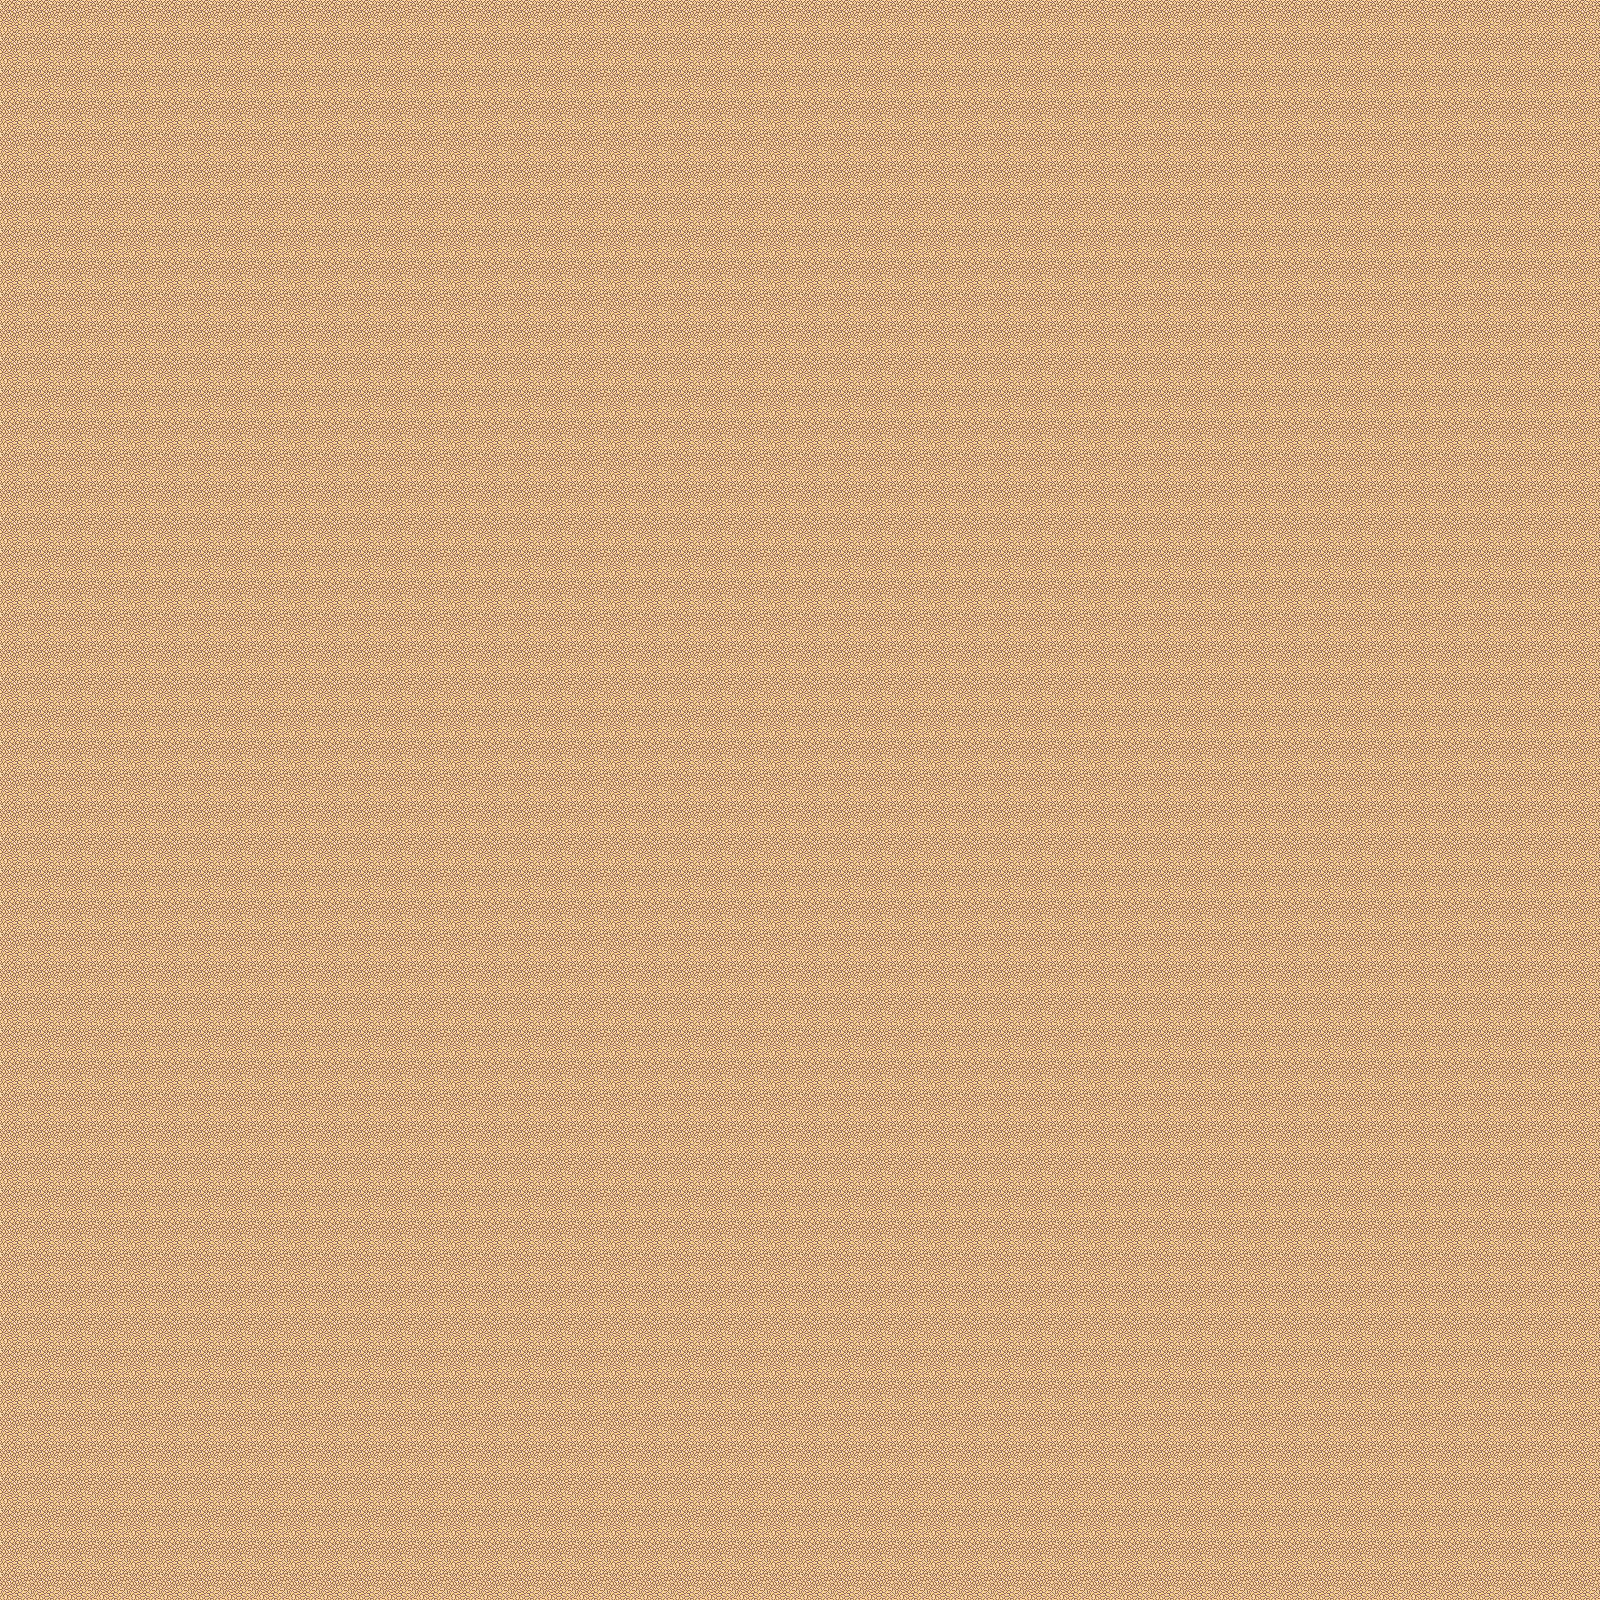

This is a level from a 2D game, rendered from its Tiled map with the project's own tilesets. A one-line summary and the map file follow, with tile-layer data summarised:
An orthogonal 50x50 tile map with 32x32 px tiles, 1 tile layer (background).

<map version="1.0" orientation="orthogonal" renderorder="right-down" width="50" height="50" tilewidth="32" tileheight="32" nextobjectid="1">
 <tileset firstgid="1" name="tiles" tilewidth="32" tileheight="32" spacing="1" margin="1" tilecount="48" columns="8">
  <image source="tmw_desert_spacing.png" width="265" height="199" />
  <tile id="31">
   <properties>
    <property name="collider" type="bool" value="true" />
   </properties>
  </tile>
 </tileset>
 <layer name="background" width="50" height="50">
  <data>[2500 cells, 2500 non-empty, 1 distinct tile ids]</data>
 </layer>
</map>
